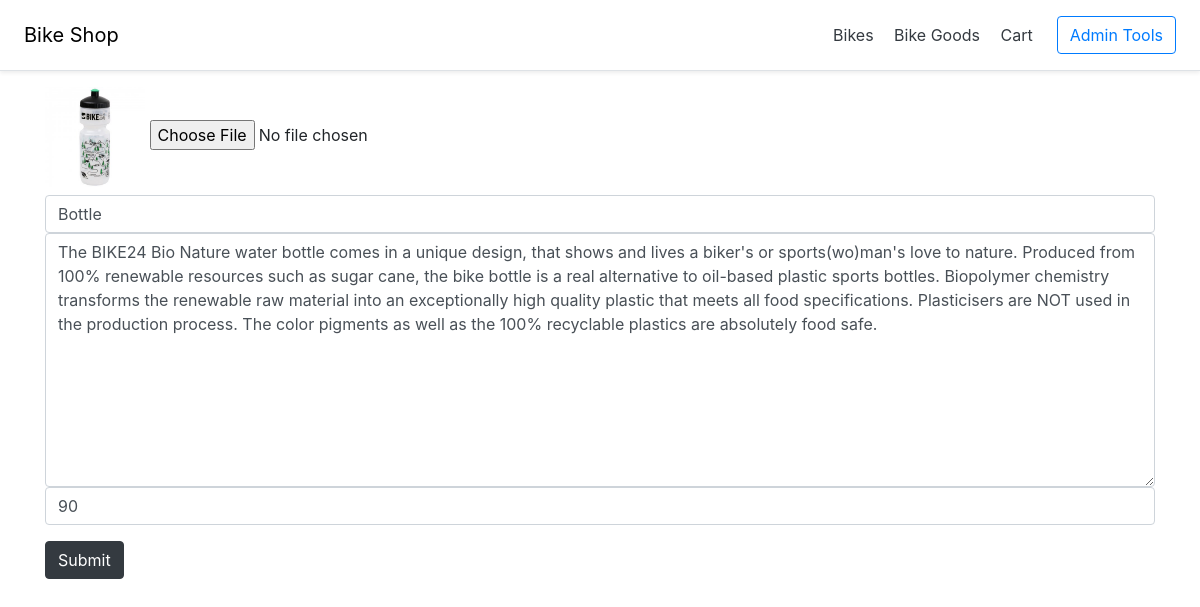
The app's page /edit_item/1 with its own data.
### main.py (models this page shows)
class Item(db.Model):
    id = db.Column(db.Integer, primary_key=True)
    photo = db.Column(db.String(100))
    title = db.Column(db.String(100), nullable=False)
    description = db.Column(db.Text, nullable=False)
    price = db.Column(db.Integer, nullable=False)
    isActive = db.Column(db.Boolean, default=False)

### main.py (the view)
@app.route("/edit_item/<int:id>", methods = ['GET', 'POST'])
def edit_item(id):
    item = Item.query.get(id)
    if request.method == 'POST':
        file1 = request.files['inputFile']
        path = os.path.join(app.config['UPLOAD_FOLDER'], file1.filename)
        if file1.filename != '':
            file1.save(path)
            item.photo = file1.filename
        item.title = request.form["title"]
        item.description = request.form['description']
        item.price = request.form["price"]
        db.session.commit()
        return redirect(url_for('admin'))
    else:
        return render_template('edit_item.html', item = item)

### templates/edit_item.html
{% extends "base.html" %}
{% block main %}
<div class="container">
    <form method="POST"  enctype="multipart/form-data">
        <div class="form-group">
            <label for="inputFile"><img class="zoom" src="{{ url_for('static', filename=item.photo) }}" height = 100 alt="ph" /></label>
            <input type="file" name="inputFile">
            <input type="text" class="form-control" name="title" value="{{item.title}}" placeholder="title">
            <textarea type="text" class="form-control" name="description" rows="10" placeholder="description">{{item.description}}</textarea>
            <input type="number" class="form-control" name="price" value="{{item.price}}" placeholder="price">
        </div>
        <button type="submit" class="btn btn-dark">Submit</button>
    </form>
</div>
{% endblock %}

### records on screen
Item: photo (picture), title "Bottle", description "The BIKE24 Bio Nature water bottle comes in a unique design, that shows and lives a biker's or sports(wo)man's love to nature. Produced from 100% renewable resources such as sugar cane, the bike bottle is a real alternative to oil-based plastic sports bottles. Biopolymer chemistry transforms the renewable raw material into an exceptionally high quality plastic that meets all food specifications. Plasticisers are NOT used in the production process. The color pigments as well as the 100% recyclable plastics are absolutely food safe.", price "90"
